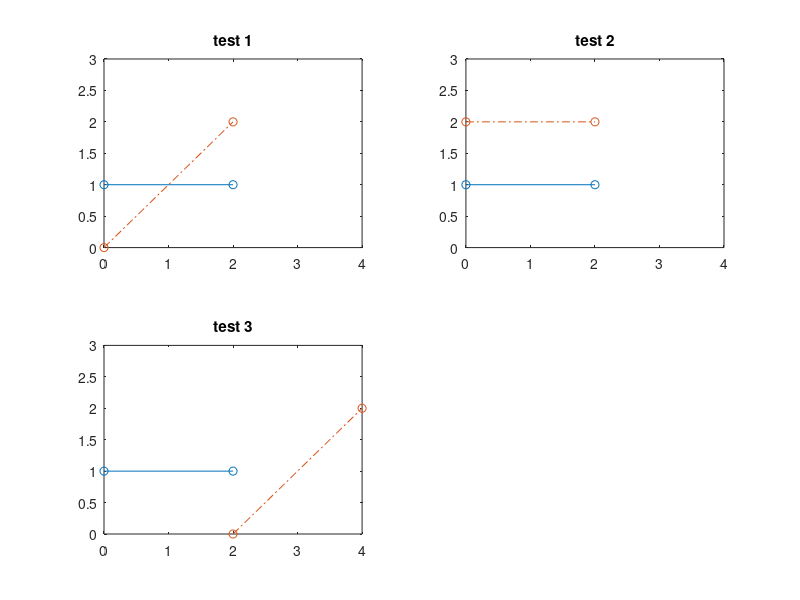

This figure's MATLAB source: (Note: this script raises an error after producing the figure.)
MakeFigure = false;
MakeFigure = true;

%% addXvaluesExactCrossings
fh = figure(1);
a.x = [0 2];
a.y = ones(size(a.x));

[b(1).x b(2).x] = deal(a.x);
b(1).y = [0 2];
b(2).y = [2 2];
b(3).x = [2 4];
b(3).y = b(1).y;

for i = 1:3
    subplot(2,2,i)
    plot(a.x, a.y, '-o', b(i).x, b(i).y, '-.o')
    set(gca, 'XLim', [0 4], 'YLim', [0 3]);
    title(['test ' num2str(i)])
end

if MakeFigure
    printFigure(fh, [mfilename('fullpath') '_addXvaluesExactCrossings'], 'overwrite', '-dmeta')
end

%% getCumVolume
fh = figure(2);
for i = 1
    patch([a.x fliplr(a.x)], [a.y fliplr(b(i).y)], ones(1,3)*.75)
    hold on
    plot(a.x, a.y, '-o', b(i).x, b(i).y, '-.o')
    set(gca, 'XLim', [-1 3], 'YLim', [-1 3]);
    title(['test ' num2str(i)])
end

if MakeFigure
    printFigure(fh, [mfilename('fullpath') '_getCumVolume'], 'overwrite', '-dmeta')
end

%% getVolumeCorrection
fh = figure(3);
dx = pi/10;
a.x = 0:dx:2*pi;
a.y = sin(a.x);
b(1).x = a.x;
b(1).y = b(1).x/-pi/4;
[xcr, zcr, a.x, a.y, b(1).x, b(1).y] = findCrossings(a.x, a.y, b(1).x, b(1).y);
id{1} = a.x <= xcr(2);
id{2} = a.x <= xcr(3);
id{3} = a.x >= xcr(2) & a.x <= xcr(3);

for i = 1:3
    subplot(2,2,i)
    plot(a.x(id{i}), a.y(id{i}), '-', b(1).x(id{i}), b(1).y(id{i}), '-.')
    set(gca, 'XLim', [0 2*pi], 'YLim', [-1.5 1.5]);
    title(['test ' num2str(i)])
end

if MakeFigure
    printFigure(fh, [mfilename('fullpath') '_getVolumeCorrection'], 'overwrite', '-dmeta')
end

%% getSteepPoints
fh = figure(4);
a.x = [-1 0 12.5 13.5];
a.y = [1 1 0 0];

for i = 1:3
    subplot(2,2,i)
    plot(a.x, a.y*i/2, '-o')
    set(gca, 'XLim', [min(a.x) max(a.x)], 'YLim', [-.5 2]);
    title(['test ' num2str(i)])
end

if MakeFigure
    printFigure(fh, [mfilename('fullpath') '_getSteepPoints'], 'overwrite', '-dmeta')
end

%% getVolume
fh = figure(5);
subplot(1,2,1)
patch([0 1 1 0], [0 0 1 1], ones(1,3)*.75)
set(gca, 'XLim', [-.5 1.5], 'YLim', [-.5 1.5]);
title('test 1')
box on

a.x = 0:dx:2*pi;
a.y = sin(a.x);
b(1).x = a.x;
b(1).y = -sin(a.x);
subplot(1,2,2)
plot(a.x, a.y, '-o', b(1).x, b(1).y, '-.o')
set(gca, 'XLim', [0 2*pi], 'YLim', [-1.5 1.5]);
title('test 2')

if MakeFigure
    printFigure(fh, [mfilename('fullpath') '_getVolume'], 'overwrite', '-dmeta')
end
